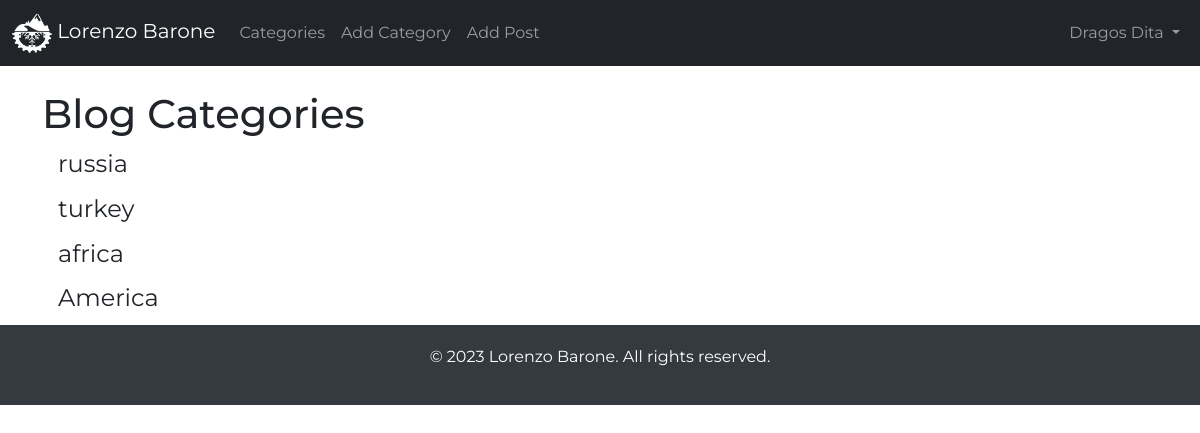
/category-list/ (signed in), run on the app's committed database.
### lorenzo_barone/models.py (models this page shows, shortened)
class Category(models.Model):
    name = models.CharField(max_length=255)
    def __str__(self):
        return self.name

### lorenzo_barone/views.py (the view)
# urls.py: path('category-list/', CategoryListView, name='category-list'),
def CategoryListView(request):
    cat_menu_list = Category.objects.all()
    return render(request, 'category_list.html', {'cat_menu_list': cat_menu_list})

### templates/category_list.html (shortened to what this page needs)
{% extends 'base.html' %}
{% block content %}
    <h1>Blog Categories</h1>
    {% for item in cat_menu_list %}
        <h4><a class="dropdown-item" href="{% url 'category' item|slugify %}">{{ item }}</a></h4>
    {% endfor %}
{% endblock %}

### templates/base.html (shortened to what this page needs)
{% load static %}
<!doctype html>
<html lang="en">
<head>
    <link href="https://cdn.jsdelivr.net/npm/bootstrap@5.1.3/dist/css/bootstrap.min.css" rel="stylesheet"
>
</head>
<body>
    <nav class="navbar sticky-top navbar-expand-lg navbar-dark bg-dark ">
        <div class="container-fluid">
            <a class="navbar-brand" href="{% url 'home' %}">
                <img src="{% static 'lorenzo_barone/images/bianco.png' %}" width="40" height="40"
                     class="rounded-circle" alt=""> Lorenzo Barone
            </a>
            <div class="collapse navbar-collapse" id="navbarScroll">
                <ul class="navbar-nav me-auto my-2 my-lg-0 navbar-nav-scroll" style="--bs-scroll-height: 100px;">
                    {% if cat_menu %}
                        <li class="nav-item dropdown">
                            <a class="nav-link dropdown-toggle" href="#" id="navbarDropdown" role="button"
                               data-bs-toggle="dropdown" aria-expanded="false">
                                Categories
                            </a>
                            <div class="dropdown-menu" aria-labelledby="navbarDropdown">
                                {% for item in cat_menu %}
                                    <a class="dropdown-item" href="{% url 'category' item|slugify %}">{{ item }}</a>
                                {% endfor %}
                            </div>
                        </li>
                    {% else %}
                        <li class="nav-item">
                            <a class="nav-link" href="{% url 'category-list' %}">
                                Categories
                            </a>
                        </li>
                    {% endif %}
                    {% if user.is_superuser %}
                        <li class="nav-item">
                            <a class="nav-link" href="{% url 'add_category' %}">
                                Add Category
                            </a>
                        </li>
                        <li class="nav-item">
                            <a class="nav-link" href="{% url 'add_post' %}">
                                Add Post
                            </a>
                        </li>
                    {% endif %}
                </ul>
                {% if user.is_authenticated %}
                    <ul class="navbar-nav ml-auto">
                        <li class="nav-item dropdown">
                            <a class="nav-link dropdown-toggle" href="#" id="navbarDropdown" role="button"
                               data-bs-toggle="dropdown" aria-expanded="false">
                                {{ user.first_name }}
                                {{ user.last_name }}
                            </a>
                        </li>
                    </ul>
                {% endif %}
            </div>
        </div>
    </nav>
    <br/>
    <div class="container">
        {% block content %}{% endblock %}
    </div>
   <footer class="footer">
    <div class="container">
        <p>&copy; 2023 Lorenzo Barone. All rights reserved.</p>
    </div>
</footer>
</body>
</html>

### templates/base.html (style rules this page uses)
* { margin: 0; padding: 0; font-family: 'Montserrat', sans-serif; }
.footer { background-color: #343a40; color: white; padding: 20px; text-align: center; }

### data on the page
Category: name "russia"
Category: name "turkey"
Category: name "africa"
Category: name "America"

### other printed values
{{ user.first_name }} "Dragos"
{{ user.last_name }} "Dita"
